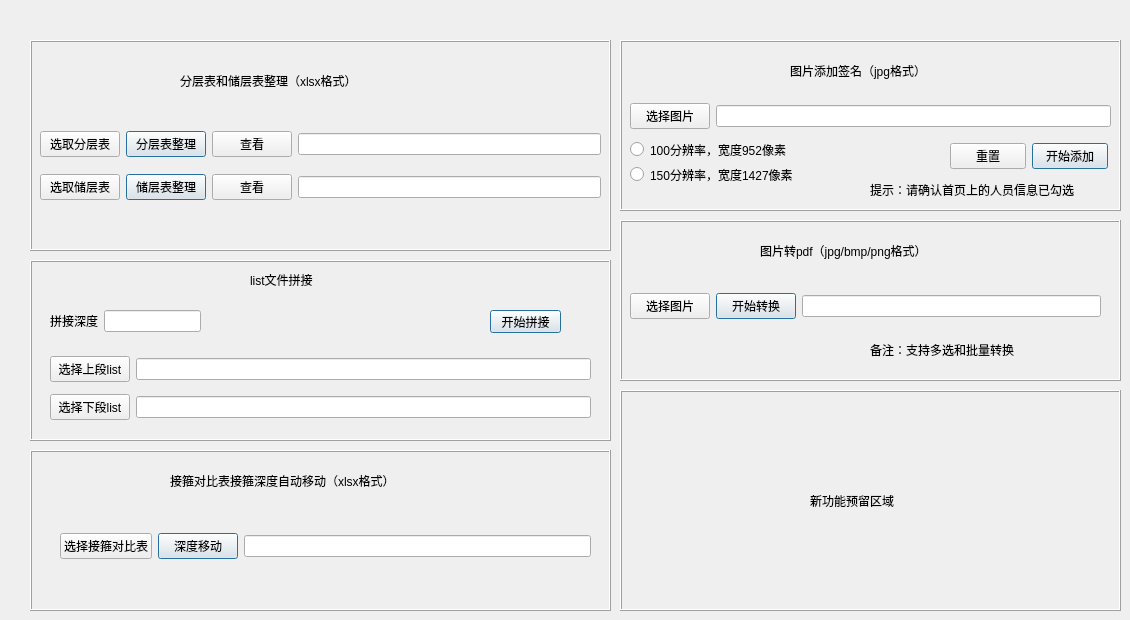
    <widget class="QWidget" name="tab_2">
     <attribute name="title">
      <string>图片/接箍/整理工具集</string>
     </attribute>
     <widget class="QFrame" name="frame_9">
      <property name="geometry">
       <rect>
        <x>30</x>
        <y>40</y>
        <width>581</width>
        <height>211</height>
       </rect>
      </property>
      <property name="frameShape">
       <enum>QFrame::Box</enum>
      </property>
      <property name="frameShadow">
       <enum>QFrame::Raised</enum>
      </property>
      <widget class="QLabel" name="label_114">
       <property name="geometry">
        <rect>
         <x>150</x>
         <y>30</y>
         <width>241</width>
         <height>21</height>
        </rect>
       </property>
       <property name="styleSheet">
        <string notr="true">font: 12pt &quot;黑体&quot;;</string>
       </property>
       <property name="text">
        <string>分层表和储层表整理（xlsx格式）</string>
       </property>
       <property name="textFormat">
        <enum>Qt::PlainText</enum>
       </property>
      </widget>
      <widget class="QWidget" name="layoutWidget">
       <property name="geometry">
        <rect>
         <x>10</x>
         <y>80</y>
         <width>561</width>
         <height>91</height>
        </rect>
       </property>
       <layout class="QGridLayout" name="gridLayout_32">
        <item row="0" column="0">
         <widget class="QPushButton" name="pushButton_7">
          <property name="text">
           <string>选取分层表</string>
          </property>
         </widget>
        </item>
        <item row="0" column="1">
         <widget class="QPushButton" name="pushButton_2">
          <property name="text">
           <string>分层表整理</string>
          </property>
          <property name="default">
           <bool>true</bool>
          </property>
         </widget>
        </item>
        <item row="0" column="2">
         <widget class="QPushButton" name="pushButton_50">
          <property name="styleSheet">
           <string notr="true">font: 10pt &quot;黑体&quot;;</string>
          </property>
          <property name="text">
           <string>查看</string>
          </property>
          <property name="iconSize">
           <size>
            <width>100</width>
            <height>100</height>
           </size>
          </property>
          <property name="checkable">
           <bool>false</bool>
          </property>
          <property name="checked">
           <bool>false</bool>
          </property>
          <property name="autoRepeat">
           <bool>false</bool>
          </property>
          <property name="default">
           <bool>false</bool>
          </property>
          <property name="flat">
           <bool>false</bool>
          </property>
         </widget>
        </item>
        <item row="0" column="3">
         <widget class="QLineEdit" name="lineEdit_6"/>
        </item>
        <item row="1" column="0">
         <widget class="QPushButton" name="pushButton_6">
          <property name="text">
           <string>选取储层表</string>
          </property>
         </widget>
        </item>
        <item row="1" column="1">
         <widget class="QPushButton" name="pushButton_8">
          <property name="text">
           <string>储层表整理</string>
          </property>
          <property name="default">
           <bool>true</bool>
          </property>
         </widget>
        </item>
        <item row="1" column="2">
         <widget class="QPushButton" name="pushButton_51">
          <property name="styleSheet">
           <string notr="true">font: 10pt &quot;黑体&quot;;</string>
          </property>
          <property name="text">
           <string>查看</string>
          </property>
          <property name="iconSize">
           <size>
            <width>100</width>
            <height>100</height>
           </size>
          </property>
          <property name="checkable">
           <bool>false</bool>
          </property>
          <property name="checked">
           <bool>false</bool>
          </property>
          <property name="autoRepeat">
           <bool>false</bool>
          </property>
          <property name="default">
           <bool>false</bool>
          </property>
          <property name="flat">
           <bool>false</bool>
          </property>
         </widget>
        </item>
        <item row="1" column="3">
         <widget class="QLineEdit" name="lineEdit_2"/>
        </item>
       </layout>
      </widget>
     </widget>
     <widget class="QFrame" name="frame_13">
      <property name="geometry">
       <rect>
        <x>620</x>
        <y>40</y>
        <width>501</width>
        <height>171</height>
       </rect>
      </property>
      <property name="frameShape">
       <enum>QFrame::Box</enum>
      </property>
      <property name="frameShadow">
       <enum>QFrame::Raised</enum>
      </property>
      <widget class="QLabel" name="label_112">
       <property name="geometry">
        <rect>
         <x>170</x>
         <y>20</y>
         <width>191</width>
         <height>21</height>
        </rect>
       </property>
       <property name="styleSheet">
        <string notr="true">font: 12pt &quot;黑体&quot;;</string>
       </property>
       <property name="text">
        <string>图片添加签名（jpg格式）</string>
       </property>
       <property name="textFormat">
        <enum>Qt::PlainText</enum>
       </property>
      </widget>
      <widget class="QLabel" name="label_115">
       <property name="geometry">
        <rect>
         <x>250</x>
         <y>140</y>
         <width>241</width>
         <height>20</height>
        </rect>
       </property>
       <property name="text">
        <string>提示：请确认首页上的人员信息已勾选</string>
       </property>
      </widget>
      <widget class="QWidget" name="layoutWidget">
       <property name="geometry">
        <rect>
         <x>10</x>
         <y>60</y>
         <width>481</width>
         <height>33</height>
        </rect>
       </property>
       <layout class="QGridLayout" name="gridLayout_25">
        <item row="0" column="0">
         <widget class="QPushButton" name="pushButton_25">
          <property name="text">
           <string>选择图片</string>
          </property>
         </widget>
        </item>
        <item row="0" column="1">
         <widget class="QLineEdit" name="lineEdit_56"/>
        </item>
       </layout>
      </widget>
      <widget class="QWidget" name="layoutWidget">
       <property name="geometry">
        <rect>
         <x>10</x>
         <y>100</y>
         <width>186</width>
         <height>44</height>
        </rect>
       </property>
       <layout class="QGridLayout" name="gridLayout_26">
        <item row="0" column="0">
         <widget class="QRadioButton" name="radioButton_5">
          <property name="text">
           <string>100分辨率，宽度952像素</string>
          </property>
         </widget>
        </item>
        <item row="1" column="0">
         <widget class="QRadioButton" name="radioButton_6">
          <property name="text">
           <string>150分辨率，宽度1427像素</string>
          </property>
         </widget>
        </item>
       </layout>
      </widget>
      <widget class="QWidget" name="layoutWidget">
       <property name="geometry">
        <rect>
         <x>330</x>
         <y>100</y>
         <width>158</width>
         <height>32</height>
        </rect>
       </property>
       <layout class="QGridLayout" name="gridLayout_27">
        <item row="0" column="0">
         <widget class="QPushButton" name="pushButton_30">
          <property name="text">
           <string>重置</string>
          </property>
         </widget>
        </item>
        <item row="0" column="1">
         <widget class="QPushButton" name="pushButton_26">
          <property name="text">
           <string>开始添加</string>
          </property>
          <property name="default">
           <bool>true</bool>
          </property>
         </widget>
        </item>
       </layout>
      </widget>
     </widget>
     <widget class="QFrame" name="frame_14">
      <property name="geometry">
       <rect>
        <x>30</x>
        <y>450</y>
        <width>581</width>
        <height>161</height>
       </rect>
      </property>
      <property name="frameShape">
       <enum>QFrame::Box</enum>
      </property>
      <property name="frameShadow">
       <enum>QFrame::Raised</enum>
      </property>
      <widget class="QLabel" name="label_119">
       <property name="geometry">
        <rect>
         <x>140</x>
         <y>20</y>
         <width>311</width>
         <height>21</height>
        </rect>
       </property>
       <property name="styleSheet">
        <string notr="true">font: 12pt &quot;黑体&quot;;</string>
       </property>
       <property name="text">
        <string>接箍对比表接箍深度自动移动（xlsx格式）</string>
       </property>
       <property name="textFormat">
        <enum>Qt::PlainText</enum>
       </property>
      </widget>
      <widget class="QWidget" name="layoutWidget">
       <property name="geometry">
        <rect>
         <x>30</x>
         <y>80</y>
         <width>531</width>
         <height>33</height>
        </rect>
       </property>
       <layout class="QGridLayout" name="gridLayout_28">
        <item row="0" column="0">
         <widget class="QPushButton" name="pushButton_33">
          <property name="text">
           <string>选择接箍对比表</string>
          </property>
         </widget>
        </item>
        <item row="0" column="2">
         <widget class="QLineEdit" name="lineEdit_58"/>
        </item>
        <item row="0" column="1">
         <widget class="QPushButton" name="pushButton_39">
          <property name="text">
           <string>深度移动</string>
          </property>
          <property name="default">
           <bool>true</bool>
          </property>
         </widget>
        </item>
       </layout>
      </widget>
     </widget>
     <widget class="QFrame" name="frame_16">
      <property name="geometry">
       <rect>
        <x>620</x>
        <y>220</y>
        <width>501</width>
        <height>161</height>
       </rect>
      </property>
      <property name="frameShape">
       <enum>QFrame::Box</enum>
      </property>
      <property name="frameShadow">
       <enum>QFrame::Raised</enum>
      </property>
      <widget class="QLabel" name="label_121">
       <property name="geometry">
        <rect>
         <x>140</x>
         <y>20</y>
         <width>231</width>
         <height>21</height>
        </rect>
       </property>
       <property name="styleSheet">
        <string notr="true">font: 12pt &quot;黑体&quot;;</string>
       </property>
       <property name="text">
        <string>图片转pdf（jpg/bmp/png格式）</string>
       </property>
       <property name="textFormat">
        <enum>Qt::PlainText</enum>
       </property>
      </widget>
      <widget class="QWidget" name="layoutWidget_12">
       <property name="geometry">
        <rect>
         <x>10</x>
         <y>70</y>
         <width>471</width>
         <height>33</height>
        </rect>
       </property>
       <layout class="QGridLayout" name="gridLayout_30">
        <item row="0" column="0">
         <widget class="QPushButton" name="pushButton_28">
          <property name="text">
           <string>选择图片</string>
          </property>
         </widget>
        </item>
        <item row="0" column="2">
         <widget class="QLineEdit" name="lineEdit_57"/>
        </item>
        <item row="0" column="1">
         <widget class="QPushButton" name="pushButton_32">
          <property name="text">
           <string>开始转换</string>
          </property>
          <property name="default">
           <bool>true</bool>
          </property>
         </widget>
        </item>
       </layout>
      </widget>
      <widget class="QLabel" name="label_123">
       <property name="geometry">
        <rect>
         <x>250</x>
         <y>120</y>
         <width>171</width>
         <height>20</height>
        </rect>
       </property>
       <property name="text">
        <string>备注：支持多选和批量转换</string>
       </property>
      </widget>
     </widget>
     <widget class="QFrame" name="frame_17">
      <property name="geometry">
       <rect>
        <x>620</x>
        <y>390</y>
        <width>501</width>
        <height>221</height>
       </rect>
      </property>
      <property name="frameShape">
       <enum>QFrame::Box</enum>
      </property>
      <property name="frameShadow">
       <enum>QFrame::Raised</enum>
      </property>
      <widget class="QLabel" name="label_122">
       <property name="geometry">
        <rect>
         <x>190</x>
         <y>100</y>
         <width>121</width>
         <height>21</height>
        </rect>
       </property>
       <property name="styleSheet">
        <string notr="true">font: 12pt &quot;黑体&quot;;</string>
       </property>
       <property name="text">
        <string>新功能预留区域</string>
       </property>
       <property name="textFormat">
        <enum>Qt::PlainText</enum>
       </property>
      </widget>
     </widget>
     <widget class="QFrame" name="frame_20">
      <property name="geometry">
       <rect>
        <x>30</x>
        <y>260</y>
        <width>581</width>
        <height>181</height>
       </rect>
      </property>
      <property name="frameShape">
       <enum>QFrame::Box</enum>
      </property>
      <property name="frameShadow">
       <enum>QFrame::Raised</enum>
      </property>
      <widget class="QLabel" name="label_127">
       <property name="geometry">
        <rect>
         <x>220</x>
         <y>10</y>
         <width>111</width>
         <height>20</height>
        </rect>
       </property>
       <property name="styleSheet">
        <string notr="true">font: 12pt &quot;黑体&quot;;</string>
       </property>
       <property name="text">
        <string>list文件拼接</string>
       </property>
       <property name="textFormat">
        <enum>Qt::PlainText</enum>
       </property>
      </widget>
      <widget class="QPushButton" name="pushButton_44">
       <property name="geometry">
        <rect>
         <x>460</x>
         <y>50</y>
         <width>71</width>
         <height>23</height>
        </rect>
       </property>
       <property name="text">
        <string>开始拼接</string>
       </property>
       <property name="default">
        <bool>true</bool>
       </property>
      </widget>
      <widget class="QWidget" name="layoutWidget">
       <property name="geometry">
        <rect>
         <x>20</x>
         <y>90</y>
         <width>541</width>
         <height>78</height>
        </rect>
       </property>
       <layout class="QGridLayout" name="gridLayout_35">
        <item row="0" column="0">
         <layout class="QGridLayout" name="gridLayout_33">
          <item row="0" column="0">
           <widget class="QPushButton" name="pushButton_43">
            <property name="text">
             <string>选择上段list</string>
            </property>
           </widget>
          </item>
          <item row="0" column="1">
           <widget class="QLineEdit" name="lineEdit_112"/>
          </item>
         </layout>
        </item>
        <item row="1" column="0">
         <layout class="QGridLayout" name="gridLayout_34">
          <item row="0" column="1">
           <widget class="QLineEdit" name="lineEdit_114"/>
          </item>
          <item row="0" column="0">
           <widget class="QPushButton" name="pushButton_45">
            <property name="text">
             <string>选择下段list</string>
            </property>
           </widget>
          </item>
         </layout>
        </item>
       </layout>
      </widget>
      <widget class="QWidget" name="layoutWidget">
       <property name="geometry">
        <rect>
         <x>20</x>
         <y>50</y>
         <width>151</width>
         <height>23</height>
        </rect>
       </property>
       <layout class="QGridLayout" name="gridLayout_36">
        <item row="0" column="0">
         <widget class="QLabel" name="label_24">
          <property name="text">
           <string>拼接深度</string>
          </property>
         </widget>
        </item>
        <item row="0" column="1">
         <widget class="QLineEdit" name="lineEdit_113"/>
        </item>
       </layout>
      </widget>
     </widget>
    </widget>
